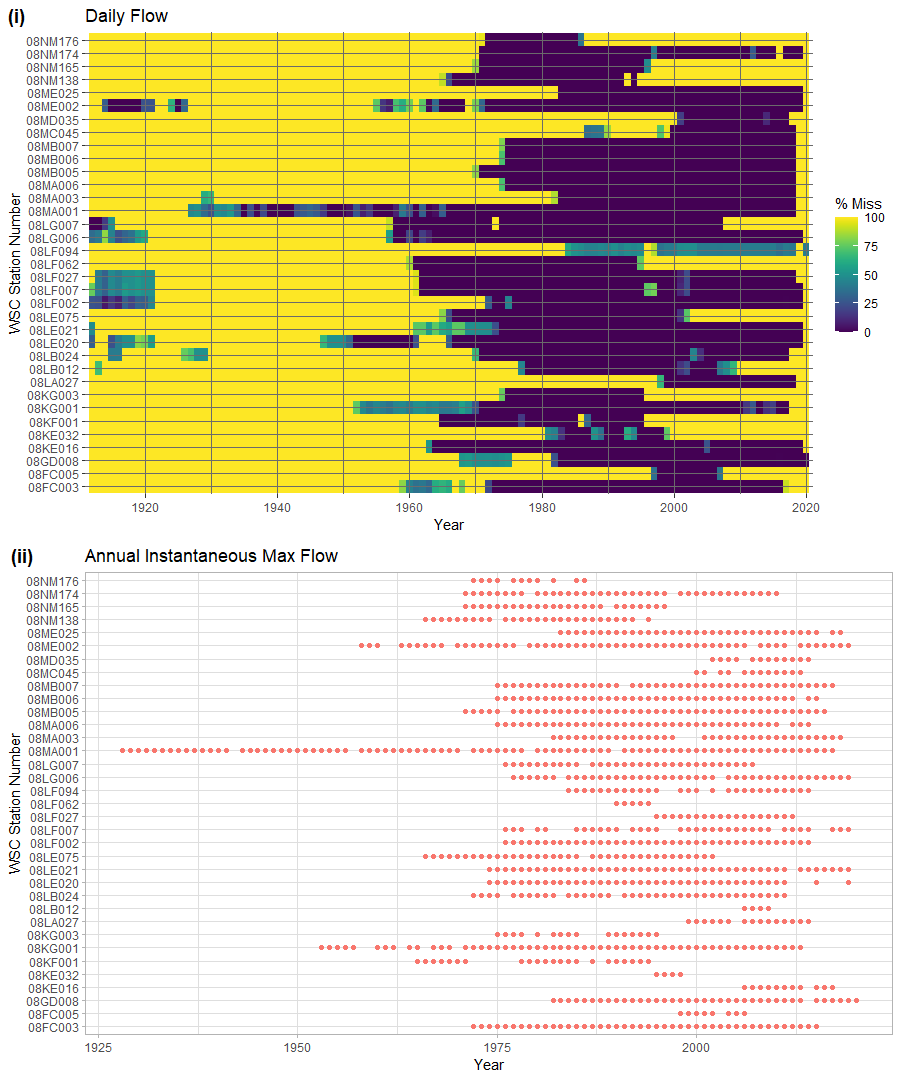

Reproduce this figure in R.
rm(list=ls())
library(tidyverse)
library(plotly) # interactive available data plotting
library(naniar) # for summarizing available data
library(tidyhydat)
library(cowplot) # ggplot subplot

# example list of stations
stn_list <- c("08FC003","08FC005","08GD008","08KE016","08KE032","08KF001","08KG001","08KG003","08LA027","08LB012","08LB024","08LE020",
              "08LE021","08LE075","08LF002","08LF007","08LF027","08LF062","08LF094","08LG006","08LG007","08MA001","08MA003","08MA006",
              "08MB005","08MB006","08MB007","08MC045","08MD035","08ME002","08ME025","08NM138","08NM165","08NM174","08NM176") %>% sort()

# generate a placeholder/container to combine all the data
combined_daily <- tibble(Date = seq.Date(base::as.Date("1867-07-01"), 
                                         base::as.Date("2099-01-01"), 
                                         by = "day")
                         )

combined_annual <- tibble(Year = seq(1867, 2099, 1))
# loop through each station & extract daily flow from HYDAT
for(STN in stn_list) {
  message(STN)
  # individual station extract daily flow
  individual_daily <- hy_daily_flows(station_number = STN) %>% 
    filter(Parameter == "Flow") %>%
    select(Date, Value) %>%
    rename(!!STN := Value)
    
  individual_instMAX <- hy_annual_instant_peaks(station_number = STN) %>%
    filter(Parameter == "Flow", PEAK_CODE == "MAX") %>%
    mutate(Year = lubridate::year(Date)) %>%
    select(Year, Value) %>%
    rename(!!STN := Value)
  
  
  # put in the big dataframe
  combined_daily <- combined_daily %>% left_join(individual_daily, by = "Date")
  combined_annual <- combined_annual %>% left_join(individual_instMAX, by = "Year")
}

# trim  dataframe to range of date with observations
daily_filter_range <- c(combined_daily[rowSums(is.na(combined_daily))==(length(combined_daily)-2),]$Date %>% min(),
                        combined_daily[rowSums(is.na(combined_daily))==(length(combined_daily)-2),]$Date %>% max())

annual_filter_range <- c(combined_annual[rowSums(is.na(combined_annual))==(length(combined_annual)-2),]$Year %>% min(),
                         combined_annual[rowSums(is.na(combined_annual))==(length(combined_annual)-2),]$Year %>% max())

combined_daily_trim <- combined_daily %>% 
  filter(Date >= daily_filter_range[1] &
           Date <= daily_filter_range[2]) %>% 
  mutate(Year = lubridate::year(Date))


combined_annual_trim <- combined_annual %>% 
  filter(Year >= annual_filter_range[1] &
         Year <= annual_filter_range[2]) 


# % missing plotting
# Qdaily
gg_daily <- gg_miss_fct(combined_daily_trim %>% select(-Date), Year) +
                  theme_dark()+
                  theme(panel.background = element_rect(fill = NA), panel.ontop = TRUE)+
                  labs(title = "Daily Flow",
                       y = "WSC Station Number") +
                  scale_x_continuous(expand = c(0, 0), limits = c(lubridate::year(min(combined_daily_trim$Date)),
                                                                  lubridate::year(Sys.Date())))
# Qinstmax
gg_inst <- ggplot(combined_annual_trim %>% 
                    reshape2::melt(id = "Year") %>% 
                    drop_na(value),
                  aes(x = Year, y = variable)
              ) +
              geom_miss_point()+
              theme_light()+
              theme(legend.position = "none") +
              labs(title = "Annual Instantaneous Max Flow",
                   y = "WSC Station Number") +
              guides(color=guide_legend(title="Instantaenous Flow"))

# multiple ggplot on one figure
plot_grid(
  gg_daily, gg_inst,
  labels = c("(i)", "(ii)"), nrow = 2
)
